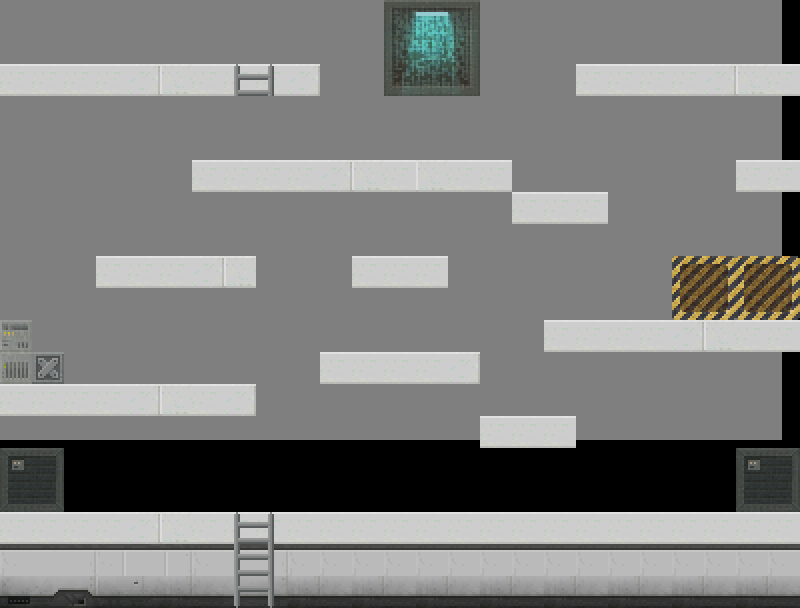

Below is a game level as drawn by its tile map, then a one-line description and the .tmx that defines it (tile-layer data replaced by summaries):
An orthogonal 25x19 tile map with 32x32 px tiles, 1 tile layer (Background), 1 image layer and 35 objects (13x platform, 7x side, 6x CoinEntity, 3x EnemyEntity, 2x door, ...).

<map version="1.2" tiledversion="1.2.1" orientation="orthogonal" renderorder="right-down" width="25" height="19" tilewidth="32" tileheight="32" infinite="0" nextlayerid="8" nextobjectid="36">
 <tileset firstgid="1" source="scifi_platformTiles_32x32.tsx" />
 <imagelayer id="2" name="wallpaper">
  <image source="../img/gray_bkg.png" trans="ff00ff" width="782" height="440" />
 </imagelayer>
 <layer id="1" name="Background" width="25" height="19">
  <data>[475 cells, 167 non-empty, 48 distinct tile ids]</data>
 </layer>
 <objectgroup id="3" name="Entities">
  <object id="1" name="PrincessEntity" type="princess" x="386" y="447" width="48" height="62">
   <properties>
    <property name="image" value="princess" />
   </properties>
  </object>
  <object id="2" name="DoorEntity" type="door" x="2" y="449" width="62" height="61" />
  <object id="3" name="DoorEntity" type="door" x="735" y="448" width="65" height="63" />
  <object id="4" name="mainPlayer" x="183" y="439" width="32" height="64">
   <properties>
    <property name="framewidth" type="int" value="58" />
    <property name="image" value="protoman_run_right" />
   </properties>
  </object>
  <object id="9" name="EnemyEntity" x="34" y="2" width="37" height="59">
   <properties>
    <property name="directionright" type="bool" value="true" />
   </properties>
  </object>
  <object id="10" name="EnemyEntity" x="722" y="6" width="41" height="57">
   <properties>
    <property name="directionright" type="bool" value="false" />
   </properties>
  </object>
  <object id="11" name="CoinEntity" x="398" y="115" width="71" height="39" visible="0" />
  <object id="30" type="side" x="479" y="416" width="1" height="5" />
  <object id="31" name="CoinEntity" x="620" y="443" width="44" height="62" />
  <object id="32" name="CoinEntity" x="381" y="122" width="101" height="29" />
  <object id="33" name="CoinEntity" x="674" y="197" width="50" height="50" />
  <object id="34" name="CoinEntity" x="71" y="459" width="45" height="46" />
  <object id="35" name="CoinEntity" x="500" y="363" width="35" height="47" />
 </objectgroup>
 <objectgroup id="4" name="collision">
  <object id="5" type="platform" x="-29" y="510" width="868" height="98" />
  <object id="6" type="side" x="-37" y="-1" width="37" height="523" />
  <object id="7" type="side" x="797" y="1" width="46" height="518" />
  <object id="8" type="platform" x="3" y="386" width="254" height="5" />
  <object id="12" type="platform" x="98" y="256" width="157" height="5" />
  <object id="13" type="platform" x="322" y="351" width="157" height="6" />
  <object id="14" type="platform" x="482" y="415" width="93" height="6" />
  <object id="15" type="platform" x="545" y="318" width="252" height="5" />
  <object id="16" type="platform" x="673" y="256" width="123" height="61" />
  <object id="17" type="platform" x="737" y="161" width="59" height="4" />
  <object id="18" type="platform" x="512" y="193" width="93" height="5" />
  <object id="19" type="platform" x="352" y="256" width="93" height="4" />
  <object id="20" type="platform" x="192" y="159" width="317" height="4" />
  <object id="21" type="platform" x="578" y="63" width="219" height="5" />
  <object id="22" type="platform" x="1" y="64" width="317" height="7" />
  <object id="23" type="side" x="508" y="161" width="6" height="31" />
  <object id="24" type="side" x="669" y="262" width="4" height="55" />
  <object id="25" name="EnemyEntity" x="121" y="142" width="43" height="60">
   <properties>
    <property name="directionright" type="bool" value="true" />
   </properties>
  </object>
  <object id="26" x="2" y="320" width="32" height="63" />
  <object id="27" x="34" y="355" width="29" height="29" />
  <object id="28" type="side" x="31" y="339" width="5" height="47" />
  <object id="29" type="side" x="62" y="373" width="4" height="12" />
 </objectgroup>
</map>
